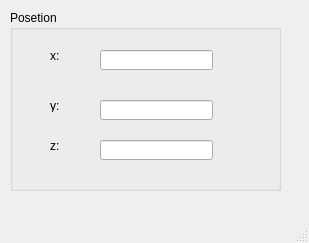
<?xml version="1.0" encoding="UTF-8"?>
<ui version="4.0">
 <class>MainWindow</class>
 <widget class="QMainWindow" name="MainWindow">
  <property name="geometry">
   <rect>
    <x>0</x>
    <y>0</y>
    <width>309</width>
    <height>243</height>
   </rect>
  </property>
  <property name="windowTitle">
   <string>MainWindow</string>
  </property>
  <widget class="QWidget" name="centralwidget">
   <widget class="QGroupBox" name="groupBox">
    <property name="geometry">
     <rect>
      <x>10</x>
      <y>10</y>
      <width>271</width>
      <height>181</height>
     </rect>
    </property>
    <property name="title">
     <string>Posetion</string>
    </property>
    <widget class="QLabel" name="label">
     <property name="geometry">
      <rect>
       <x>40</x>
       <y>40</y>
       <width>54</width>
       <height>12</height>
      </rect>
     </property>
     <property name="text">
      <string>x:</string>
     </property>
    </widget>
    <widget class="QLabel" name="label_2">
     <property name="geometry">
      <rect>
       <x>40</x>
       <y>90</y>
       <width>54</width>
       <height>12</height>
      </rect>
     </property>
     <property name="text">
      <string>y:</string>
     </property>
    </widget>
    <widget class="QLabel" name="label_3">
     <property name="geometry">
      <rect>
       <x>40</x>
       <y>130</y>
       <width>54</width>
       <height>12</height>
      </rect>
     </property>
     <property name="text">
      <string>z:</string>
     </property>
    </widget>
    <widget class="QLineEdit" name="XlineEdit">
     <property name="geometry">
      <rect>
       <x>90</x>
       <y>40</y>
       <width>113</width>
       <height>20</height>
      </rect>
     </property>
    </widget>
    <widget class="QLineEdit" name="YlineEdit">
     <property name="geometry">
      <rect>
       <x>90</x>
       <y>90</y>
       <width>113</width>
       <height>20</height>
      </rect>
     </property>
    </widget>
    <widget class="QLineEdit" name="ZlineEdit">
     <property name="geometry">
      <rect>
       <x>90</x>
       <y>130</y>
       <width>113</width>
       <height>20</height>
      </rect>
     </property>
    </widget>
   </widget>
  </widget>
  <widget class="QMenuBar" name="menubar">
   <property name="geometry">
    <rect>
     <x>0</x>
     <y>0</y>
     <width>309</width>
     <height>22</height>
    </rect>
   </property>
  </widget>
  <widget class="QStatusBar" name="statusbar"/>
 </widget>
 <resources/>
 <connections/>
</ui>
